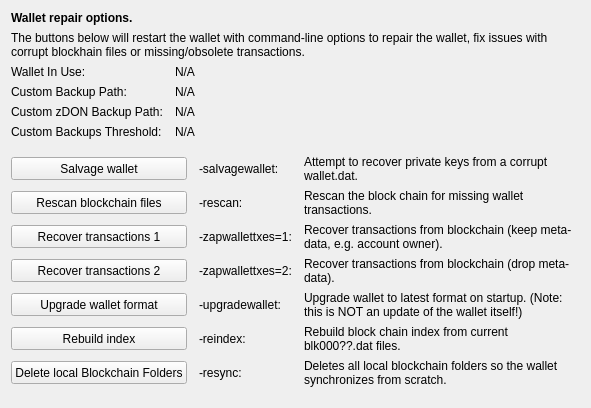
     <widget class="QWidget" name="tab_repair">
      <attribute name="title">
       <string>&amp;Wallet Repair</string>
      </attribute>
      <layout class="QGridLayout" name="gridLayout_4" columnstretch="0,0,0,0">
       <property name="horizontalSpacing">
        <number>12</number>
       </property>
       <item row="0" column="0" colspan="4">
        <widget class="QLabel" name="label_repair_header">
         <property name="font">
          <font>
           <weight>75</weight>
           <bold>true</bold>
          </font>
         </property>
         <property name="text">
          <string>Wallet repair options.</string>
         </property>
        </widget>
       </item>
       <item row="1" column="0" colspan="4">
        <widget class="QLabel" name="label_repair_helptext">
         <property name="font">
          <font>
           <weight>50</weight>
           <bold>false</bold>
          </font>
         </property>
         <property name="text">
          <string>The buttons below will restart the wallet with command-line options to repair the wallet, fix issues with corrupt blockhain files or missing/obsolete transactions.</string>
         </property>
         <property name="wordWrap">
          <bool>true</bool>
         </property>
        </widget>
       </item>
       <item row="2" column="0">
        <widget class="QLabel" name="wallet_path_label">
         <property name="text">
          <string>Wallet In Use:</string>
         </property>
        </widget>
       </item>
       <item row="2" column="1" colspan="3">
        <widget class="QLabel" name="wallet_path">
         <property name="cursor">
          <cursorShape>IBeamCursor</cursorShape>
         </property>
         <property name="text">
          <string>N/A</string>
         </property>
         <property name="textFormat">
          <enum>Qt::PlainText</enum>
         </property>
         <property name="textInteractionFlags">
          <set>Qt::LinksAccessibleByMouse|Qt::TextSelectableByKeyboard|Qt::TextSelectableByMouse</set>
         </property>
        </widget>
       </item>
       <item row="3" column="0">
        <widget class="QLabel" name="wallet_custombackuppath_label">
         <property name="text">
          <string>Custom Backup Path:</string>
         </property>
         <property name="visible">
          <bool>false</bool>
         </property>
        </widget>
       </item>
       <item row="3" column="1" colspan="3">
        <widget class="QLabel" name="wallet_custombackuppath">
         <property name="cursor">
          <cursorShape>IBeamCursor</cursorShape>
         </property>
         <property name="text">
          <string>N/A</string>
         </property>
         <property name="textFormat">
          <enum>Qt::PlainText</enum>
         </property>
         <property name="textInteractionFlags">
          <set>Qt::LinksAccessibleByMouse|Qt::TextSelectableByKeyboard|Qt::TextSelectableByMouse</set>
         </property>
         <property name="visible">
          <bool>false</bool>
         </property>
        </widget>
       </item>
       <item row="4" column="0">
        <widget class="QLabel" name="wallet_customzdonbackuppath_label">
         <property name="text">
          <string>Custom zDON Backup Path:</string>
         </property>
         <property name="visible">
          <bool>false</bool>
         </property>
        </widget>
       </item>
       <item row="4" column="1" colspan="3">
        <widget class="QLabel" name="wallet_customzdonbackuppath">
         <property name="cursor">
          <cursorShape>IBeamCursor</cursorShape>
         </property>
         <property name="text">
          <string>N/A</string>
         </property>
         <property name="textFormat">
          <enum>Qt::PlainText</enum>
         </property>
         <property name="textInteractionFlags">
          <set>Qt::LinksAccessibleByMouse|Qt::TextSelectableByKeyboard|Qt::TextSelectableByMouse</set>
         </property>
         <property name="visible">
          <bool>false</bool>
         </property>
        </widget>
       </item>
       <item row="5" column="0">
        <widget class="QLabel" name="wallet_custombackupthreshold_label">
         <property name="text">
          <string>Custom Backups Threshold:</string>
         </property>
         <property name="visible">
          <bool>false</bool>
         </property>
        </widget>
       </item>
       <item row="5" column="1" colspan="3">
        <widget class="QLabel" name="wallet_custombackupthreshold">
         <property name="cursor">
          <cursorShape>IBeamCursor</cursorShape>
         </property>
         <property name="text">
          <string>N/A</string>
         </property>
         <property name="textFormat">
          <enum>Qt::PlainText</enum>
         </property>
         <property name="textInteractionFlags">
          <set>Qt::LinksAccessibleByMouse|Qt::TextSelectableByKeyboard|Qt::TextSelectableByMouse</set>
         </property>
         <property name="visible">
          <bool>false</bool>
         </property>
        </widget>
       </item>
       <item row="6" column="0">
        <spacer name="verticalSpacer_repair1">
         <property name="orientation">
          <enum>Qt::Vertical</enum>
         </property>
         <property name="sizeHint" stdset="0">
          <size>
           <width>10</width>
           <height>10</height>
          </size>
         </property>
        </spacer>
       </item>
       <item row="7" column="0" colspan="2">
        <widget class="QPushButton" name="btn_salvagewallet">
         <property name="minimumSize">
          <size>
           <width>100</width>
           <height>23</height>
          </size>
         </property>
         <property name="text">
          <string>Salvage wallet</string>
         </property>
        </widget>
       </item>
       <item row="7" column="2">
        <widget class="QLabel" name="label_repair_salvage_command">
         <property name="text">
          <string notr="true">-salvagewallet:</string>
         </property>
        </widget>
       </item>
       <item row="7" column="3">
        <widget class="QLabel" name="label_repair_salvage">
         <property name="text">
          <string>Attempt to recover private keys from a corrupt wallet.dat.</string>
         </property>
         <property name="wordWrap">
          <bool>true</bool>
         </property>
        </widget>
       </item>
       <item row="8" column="0" colspan="2">
        <widget class="QPushButton" name="btn_rescan">
         <property name="minimumSize">
          <size>
           <width>100</width>
           <height>23</height>
          </size>
         </property>
         <property name="text">
          <string>Rescan blockchain files</string>
         </property>
        </widget>
       </item>
       <item row="8" column="2">
        <widget class="QLabel" name="label_repair_rescan_command">
         <property name="text">
          <string notr="true">-rescan:</string>
         </property>
        </widget>
       </item>
       <item row="8" column="3">
        <widget class="QLabel" name="label_repair_rescan">
         <property name="text">
          <string>Rescan the block chain for missing wallet transactions.</string>
         </property>
         <property name="wordWrap">
          <bool>true</bool>
         </property>
        </widget>
       </item>
       <item row="9" column="0" colspan="2">
        <widget class="QPushButton" name="btn_zapwallettxes1">
         <property name="minimumSize">
          <size>
           <width>100</width>
           <height>23</height>
          </size>
         </property>
         <property name="text">
          <string>Recover transactions 1</string>
         </property>
        </widget>
       </item>
       <item row="9" column="2">
        <widget class="QLabel" name="label_repair_zap1_command">
         <property name="text">
          <string notr="true">-zapwallettxes=1:</string>
         </property>
        </widget>
       </item>
       <item row="9" column="3">
        <widget class="QLabel" name="label_repair_zap1">
         <property name="text">
          <string>Recover transactions from blockchain (keep meta-data, e.g. account owner).</string>
         </property>
         <property name="wordWrap">
          <bool>true</bool>
         </property>
        </widget>
       </item>
       <item row="10" column="0" colspan="2">
        <widget class="QPushButton" name="btn_zapwallettxes2">
         <property name="minimumSize">
          <size>
           <width>100</width>
           <height>23</height>
          </size>
         </property>
         <property name="text">
          <string>Recover transactions 2</string>
         </property>
        </widget>
       </item>
       <item row="10" column="2">
        <widget class="QLabel" name="label_repair_zap2_command">
         <property name="text">
          <string notr="true">-zapwallettxes=2:</string>
         </property>
        </widget>
       </item>
       <item row="10" column="3">
        <widget class="QLabel" name="label_repair_zap2">
         <property name="text">
          <string>Recover transactions from blockchain (drop meta-data).</string>
         </property>
         <property name="wordWrap">
          <bool>true</bool>
         </property>
        </widget>
       </item>
       <item row="11" column="0" colspan="2">
        <widget class="QPushButton" name="btn_upgradewallet">
         <property name="minimumSize">
          <size>
           <width>100</width>
           <height>23</height>
          </size>
         </property>
         <property name="text">
          <string>Upgrade wallet format</string>
         </property>
        </widget>
       </item>
       <item row="11" column="2">
        <widget class="QLabel" name="label_repair_upgrade_command">
         <property name="text">
          <string notr="true">-upgradewallet:</string>
         </property>
        </widget>
       </item>
       <item row="11" column="3">
        <widget class="QLabel" name="label_repair_upgrade">
         <property name="text">
          <string>Upgrade wallet to latest format on startup. (Note: this is NOT an update of the wallet itself!)</string>
         </property>
         <property name="wordWrap">
          <bool>true</bool>
         </property>
        </widget>
       </item>
       <item row="12" column="0" colspan="2">
        <widget class="QPushButton" name="btn_reindex">
         <property name="minimumSize">
          <size>
           <width>100</width>
           <height>23</height>
          </size>
         </property>
         <property name="text">
          <string>Rebuild index</string>
         </property>
        </widget>
       </item>
       <item row="12" column="2">
        <widget class="QLabel" name="label_repair_reindex_command">
         <property name="text">
          <string notr="true">-reindex:</string>
         </property>
        </widget>
       </item>
       <item row="12" column="3">
        <widget class="QLabel" name="label_repair_reindex">
         <property name="text">
          <string>Rebuild block chain index from current blk000??.dat files.</string>
         </property>
         <property name="wordWrap">
          <bool>true</bool>
         </property>
        </widget>
       </item>
       <item row="13" column="0" colspan="2">
        <widget class="QPushButton" name="btn_resync">
         <property name="minimumSize">
          <size>
           <width>100</width>
           <height>23</height>
          </size>
         </property>
         <property name="text">
          <string>Delete local Blockchain Folders</string>
         </property>
        </widget>
       </item>
       <item row="13" column="2">
        <widget class="QLabel" name="label_repair_resync_command">
         <property name="text">
          <string>-resync:</string>
         </property>
        </widget>
       </item>
       <item row="13" column="3">
        <widget class="QLabel" name="label_repair_resync">
         <property name="text">
          <string>Deletes all local blockchain folders so the wallet synchronizes from scratch.</string>
         </property>
         <property name="wordWrap">
          <bool>true</bool>
         </property>
        </widget>
       </item>
       <item row="14" column="0">
        <spacer name="verticalSpacer_repair2">
         <property name="orientation">
          <enum>Qt::Vertical</enum>
         </property>
         <property name="sizeHint" stdset="0">
          <size>
           <width>20</width>
           <height>10</height>
          </size>
         </property>
        </spacer>
       </item>
      </layout>
     </widget>
